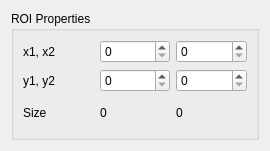
<?xml version="1.0" encoding="UTF-8"?>
<ui version="4.0">
 <class>ROIPropertiesTable</class>
 <widget class="QWidget" name="ROIPropertiesTable">
  <property name="geometry">
   <rect>
    <x>0</x>
    <y>0</y>
    <width>270</width>
    <height>151</height>
   </rect>
  </property>
  <property name="windowTitle">
   <string>Form</string>
  </property>
  <layout class="QVBoxLayout" name="verticalLayout">
   <item>
    <widget class="QGroupBox" name="group_box">
     <property name="title">
      <string>ROI Properties</string>
     </property>
     <layout class="QGridLayout" name="gridLayout">
      <item row="0" column="1">
       <widget class="QSpinBox" name="spin_left"/>
      </item>
      <item row="2" column="0">
       <widget class="QLabel" name="label_3">
        <property name="text">
         <string>Size</string>
        </property>
       </widget>
      </item>
      <item row="1" column="0">
       <widget class="QLabel" name="label_2">
        <property name="text">
         <string>y1, y2</string>
        </property>
       </widget>
      </item>
      <item row="0" column="0">
       <widget class="QLabel" name="label_1">
        <property name="text">
         <string>x1, x2</string>
        </property>
       </widget>
      </item>
      <item row="0" column="2">
       <widget class="QSpinBox" name="spin_right"/>
      </item>
      <item row="1" column="1">
       <widget class="QSpinBox" name="spin_top"/>
      </item>
      <item row="1" column="2">
       <widget class="QSpinBox" name="spin_bottom"/>
      </item>
      <item row="2" column="1">
       <widget class="QLabel" name="label_width">
        <property name="text">
         <string>0</string>
        </property>
       </widget>
      </item>
      <item row="2" column="2">
       <widget class="QLabel" name="label_height">
        <property name="text">
         <string>0</string>
        </property>
       </widget>
      </item>
     </layout>
    </widget>
   </item>
  </layout>
 </widget>
 <resources/>
 <connections/>
</ui>
